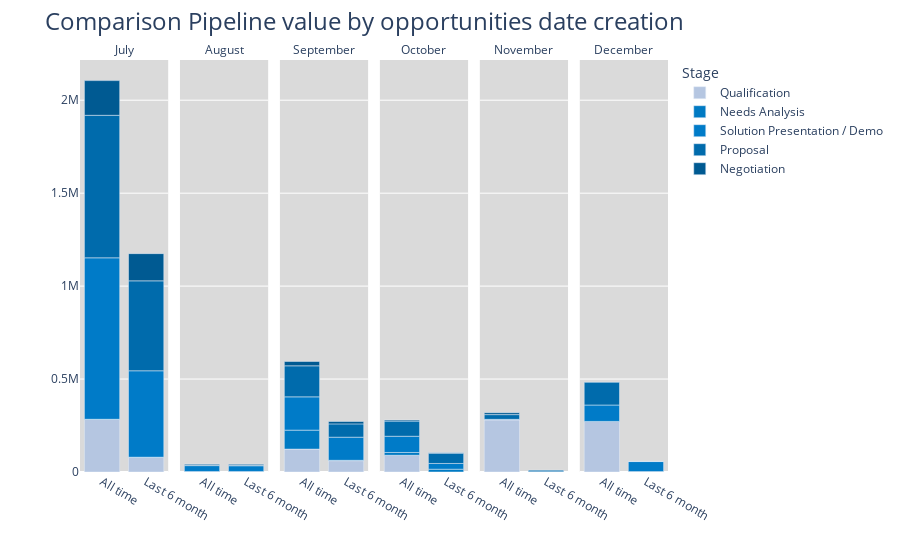

The cell this chart's notebook holds for it:
### Code cell
fig = px.bar(pipeline_value, x="Opportunities created date", 
             y="Pipeline Value", 
             #facet_row="Close Date", 
             facet_col="Close Date", 
             facet_col_wrap=10,
             color="Stage" ,
             color_discrete_map={
                 "Negotiation": "#005A92",
                 "Proposal": "#006BAC",
                 "Solution Presentation / Demo":"#007BC8",
                 "Needs Analysis":"#007AC3",
                 "Qualification":"#B5C6E1"},
             category_orders={"Opportunities created date": ["All time", "Last 6 month"],
                             "Stage":["Qualification","Needs Analysis","Solution Presentation / Demo", "Proposal", "Negotiation"]}
            )


fig.for_each_annotation(lambda a: a.update(text=a.text.split("=")[-1]))


fig.update_layout(dict(
    title=dict(text="Comparison Pipeline value by opportunities date creation",
               pad=dict(b=500),
               font=dict(size=24)),
    plot_bgcolor="#DADADA")
                 )

# hide subplot y-axis titles and x-axis titles
for axis in fig.layout:
    if type(fig.layout[axis]) == go.layout.YAxis:
        fig.layout[axis].title.text = ''
    if type(fig.layout[axis]) == go.layout.XAxis:
        fig.layout[axis].title.text = ''

fig.show()

pyo.plot(fig, filename=r'C:\Users\Raffaele.Sportiello\OneDrive - Wolters Kluwer\Documents\Salesforce\pipeline_value.html')

### Figure 1 — Plotly figure (JSON) as saved in the notebook; plotly's stock layout.template omitted (floating-point values rounded to 4 significant figures)
{"data": [{"alignmentgroup": "True", "hovertemplate": "Stage=Qualification<br>Close Date=July<br>Opportunities created date=%{x}<br>Pipeline Value=%{y}<extra></extra>", "legendgroup": "Qualification", "marker": {"color": "#B5C6E1", "pattern": {"shape": ""}}, "name": "Qualification", "offsetgroup": "Qualification", "orientation": "v", "showlegend": true, "textposition": "auto", "type": "bar", "x": ["Last 6 month", "All time"], "xaxis": "x", "y": [78820.0, 282900.0], "yaxis": "y"}, {"alignmentgroup": "True", "hovertemplate": "Stage=Qualification<br>Close Date=August<br>Opportunities created date=%{x}<br>Pipeline Value=%{y}<extra></extra>", "legendgroup": "Qualification", "marker": {"color": "#B5C6E1", "pattern": {"shape": ""}}, "name": "Qualification", "offsetgroup": "Qualification", "orientation": "v", "showlegend": false, "textposition": "auto", "type": "bar", "x": ["Last 6 month", "All time"], "xaxis": "x2", "y": [2850, 2850], "yaxis": "y2"}, {"alignmentgroup": "True", "hovertemplate": "Stage=Qualification<br>Close Date=September<br>Opportunities created date=%{x}<br>Pipeline Value=%{y}<extra></extra>", "legendgroup": "Qualification", "marker": {"color": "#B5C6E1", "pattern": {"shape": ""}}, "name": "Qualification", "offsetgroup": "Qualification", "orientation": "v", "showlegend": false, "textposition": "auto", "type": "bar", "x": ["Last 6 month", "All time"], "xaxis": "x3", "y": [60909, 123189], "yaxis": "y3"}, {"alignmentgroup": "True", "hovertemplate": "Stage=Qualification<br>Close Date=October<br>Opportunities created date=%{x}<br>Pipeline Value=%{y}<extra></extra>", "legendgroup": "Qualification", "marker": {"color": "#B5C6E1", "pattern": {"shape": ""}}, "name": "Qualification", "offsetgroup": "Qualification", "orientation": "v", "showlegend": false, "textposition": "auto", "type": "bar", "x": ["Last 6 month", "All time"], "xaxis": "x4", "y": [0, 90000], "yaxis": "y4"}, {"alignmentgroup": "True", "hovertemplate": "Stage=Qualification<br>Close Date=November<br>Opportunities created date=%{x}<br>Pipeline Value=%{y}<extra></extra>", "legendgroup": "Qualification", "marker": {"color": "#B5C6E1", "pattern": {"shape": ""}}, "name": "Qualification", "offsetgroup": "Qualification", "orientation": "v", "showlegend": false, "textposition": "auto", "type": "bar", "x": ["Last 6 month", "All time"], "xaxis": "x5", "y": [0, 281000], "yaxis": "y5"}, {"alignmentgroup": "True", "hovertemplate": "Stage=Qualification<br>Close Date=December<br>Opportunities created date=%{x}<br>Pipeline Value=%{y}<extra></extra>", "legendgroup": "Qualification", "marker": {"color": "#B5C6E1", "pattern": {"shape": ""}}, "name": "Qualification", "offsetgroup": "Qualification", "orientation": "v", "showlegend": false, "textposition": "auto", "type": "bar", "x": ["Last 6 month", "All time"], "xaxis": "x6", "y": [2040, 272040], "yaxis": "y6"}, {"alignmentgroup": "True", "hovertemplate": "Stage=Needs Analysis<br>Close Date=July<br>Opportunities created date=%{x}<br>Pipeline Value=%{y}<extra></extra>", "legendgroup": "Needs Analysis", "marker": {"color": "#007AC3", "pattern": {"shape": ""}}, "name": "Needs Analysis", "offsetgroup": "Needs Analysis", "orientation": "v", "showlegend": true, "textposition": "auto", "type": "bar", "x": ["Last 6 month", "All time"], "xaxis": "x", "y": [805, 805], "yaxis": "y"}, {"alignmentgroup": "True", "hovertemplate": "Stage=Needs Analysis<br>Close Date=September<br>Opportunities created date=%{x}<br>Pipeline Value=%{y}<extra></extra>", "legendgroup": "Needs Analysis", "marker": {"color": "#007AC3", "pattern": {"shape": ""}}, "name": "Needs Analysis", "offsetgroup": "Needs Analysis", "orientation": "v", "showlegend": false, "textposition": "auto", "type": "bar", "x": ["Last 6 month", "All time"], "xaxis": "x3", "y": [2000, 102000], "yaxis": "y3"}, {"alignmentgroup": "True", "hovertemplate": "Stage=Needs Analysis<br>Close Date=October<br>Opportunities created date=%{x}<br>Pipeline Value=%{y}<extra></extra>", "legendgroup": "Needs Analysis", "marker": {"color": "#007AC3", "pattern": {"shape": ""}}, "name": "Needs Analysis", "offsetgroup": "Needs Analysis", "orientation": "v", "showlegend": false, "textposition": "auto", "type": "bar", "x": ["Last 6 month", "All time"], "xaxis": "x4", "y": [15000, 15000], "yaxis": "y4"}, {"alignmentgroup": "True", "hovertemplate": "Stage=Needs Analysis<br>Close Date=November<br>Opportunities created date=%{x}<br>Pipeline Value=%{y}<extra></extra>", "legendgroup": "Needs Analysis", "marker": {"color": "#007AC3", "pattern": {"shape": ""}}, "name": "Needs Analysis", "offsetgroup": "Needs Analysis", "orientation": "v", "showlegend": false, "textposition": "auto", "type": "bar", "x": ["Last 6 month", "All time"], "xaxis": "x5", "y": [600, 600], "yaxis": "y5"}, {"alignmentgroup": "True", "hovertemplate": "Stage=Solution Presentation / Demo<br>Close Date=July<br>Opportunities created date=%{x}<br>Pipeline Value=%{y}<extra></extra>", "legendgroup": "Solution Presentation / Demo", "marker": {"color": "#007BC8", "pattern": {"shape": ""}}, "name": "Solution Presentation / Demo", "offsetgroup": "Solution Presentation / Demo", "orientation": "v", "showlegend": true, "textposition": "auto", "type": "bar", "x": ["Last 6 month", "All time"], "xaxis": "x", "y": [464965, 868700.0], "yaxis": "y"}, {"alignmentgroup": "True", "hovertemplate": "Stage=Solution Presentation / Demo<br>Close Date=August<br>Opportunities created date=%{x}<br>Pipeline Value=%{y}<extra></extra>", "legendgroup": "Solution Presentation / Demo", "marker": {"color": "#007BC8", "pattern": {"shape": ""}}, "name": "Solution Presentation / Demo", "offsetgroup": "Solution Presentation / Demo", "orientation": "v", "showlegend": false, "textposition": "auto", "type": "bar", "x": ["Last 6 month", "All time"], "xaxis": "x2", "y": [30850, 31450], "yaxis": "y2"}, {"alignmentgroup": "True", "hovertemplate": "Stage=Solution Presentation / Demo<br>Close Date=September<br>Opportunities created date=%{x}<br>Pipeline Value=%{y}<extra></extra>", "legendgroup": "Solution Presentation / Demo", "marker": {"color": "#007BC8", "pattern": {"shape": ""}}, "name": "Solution Presentation / Demo", "offsetgroup": "Solution Presentation / Demo", "orientation": "v", "showlegend": false, "textposition": "auto", "type": "bar", "x": ["Last 6 month", "All time"], "xaxis": "x3", "y": [124325, 179125], "yaxis": "y3"}, {"alignmentgroup": "True", "hovertemplate": "Stage=Solution Presentation / Demo<br>Close Date=October<br>Opportunities created date=%{x}<br>Pipeline Value=%{y}<extra></extra>", "legendgroup": "Solution Presentation / Demo", "marker": {"color": "#007BC8", "pattern": {"shape": ""}}, "name": "Solution Presentation / Demo", "offsetgroup": "Solution Presentation / Demo", "orientation": "v", "showlegend": false, "textposition": "auto", "type": "bar", "x": ["Last 6 month", "All time"], "xaxis": "x4", "y": [30850, 87300], "yaxis": "y4"}, {"alignmentgroup": "True", "hovertemplate": "Stage=Solution Presentation / Demo<br>Close Date=November<br>Opportunities created date=%{x}<br>Pipeline Value=%{y}<extra></extra>", "legendgroup": "Solution Presentation / Demo", "marker": {"color": "#007BC8", "pattern": {"shape": ""}}, "name": "Solution Presentation / Demo", "offsetgroup": "Solution Presentation / Demo", "orientation": "v", "showlegend": false, "textposition": "auto", "type": "bar", "x": ["Last 6 month", "All time"], "xaxis": "x5", "y": [1150, 1750], "yaxis": "y5"}, {"alignmentgroup": "True", "hovertemplate": "Stage=Solution Presentation / Demo<br>Close Date=December<br>Opportunities created date=%{x}<br>Pipeline Value=%{y}<extra></extra>", "legendgroup": "Solution Presentation / Demo", "marker": {"color": "#007BC8", "pattern": {"shape": ""}}, "name": "Solution Presentation / Demo", "offsetgroup": "Solution Presentation / Demo", "orientation": "v", "showlegend": false, "textposition": "auto", "type": "bar", "x": ["Last 6 month", "All time"], "xaxis": "x6", "y": [54200, 88230], "yaxis": "y6"}, {"alignmentgroup": "True", "hovertemplate": "Stage=Proposal<br>Close Date=July<br>Opportunities created date=%{x}<br>Pipeline Value=%{y}<extra></extra>", "legendgroup": "Proposal", "marker": {"color": "#006BAC", "pattern": {"shape": ""}}, "name": "Proposal", "offsetgroup": "Proposal", "orientation": "v", "showlegend": true, "textposition": "auto", "type": "bar", "x": ["Last 6 month", "All time"], "xaxis": "x", "y": [483798, 766600.0], "yaxis": "y"}, {"alignmentgroup": "True", "hovertemplate": "Stage=Proposal<br>Close Date=August<br>Opportunities created date=%{x}<br>Pipeline Value=%{y}<extra></extra>", "legendgroup": "Proposal", "marker": {"color": "#006BAC", "pattern": {"shape": ""}}, "name": "Proposal", "offsetgroup": "Proposal", "orientation": "v", "showlegend": false, "textposition": "auto", "type": "bar", "x": ["Last 6 month", "All time"], "xaxis": "x2", "y": [2675, 2675], "yaxis": "y2"}, {"alignmentgroup": "True", "hovertemplate": "Stage=Proposal<br>Close Date=September<br>Opportunities created date=%{x}<br>Pipeline Value=%{y}<extra></extra>", "legendgroup": "Proposal", "marker": {"color": "#006BAC", "pattern": {"shape": ""}}, "name": "Proposal", "offsetgroup": "Proposal", "orientation": "v", "showlegend": false, "textposition": "auto", "type": "bar", "x": ["Last 6 month", "All time"], "xaxis": "x3", "y": [71636, 167000.0], "yaxis": "y3"}, {"alignmentgroup": "True", "hovertemplate": "Stage=Proposal<br>Close Date=October<br>Opportunities created date=%{x}<br>Pipeline Value=%{y}<extra></extra>", "legendgroup": "Proposal", "marker": {"color": "#006BAC", "pattern": {"shape": ""}}, "name": "Proposal", "offsetgroup": "Proposal", "orientation": "v", "showlegend": false, "textposition": "auto", "type": "bar", "x": ["Last 6 month", "All time"], "xaxis": "x4", "y": [55665, 81515], "yaxis": "y4"}, {"alignmentgroup": "True", "hovertemplate": "Stage=Proposal<br>Close Date=November<br>Opportunities created date=%{x}<br>Pipeline Value=%{y}<extra></extra>", "legendgroup": "Proposal", "marker": {"color": "#006BAC", "pattern": {"shape": ""}}, "name": "Proposal", "offsetgroup": "Proposal", "orientation": "v", "showlegend": false, "textposition": "auto", "type": "bar", "x": ["Last 6 month", "All time"], "xaxis": "x5", "y": [7825, 25325], "yaxis": "y5"}, {"alignmentgroup": "True", "hovertemplate": "Stage=Proposal<br>Close Date=December<br>Opportunities created date=%{x}<br>Pipeline Value=%{y}<extra></extra>", "legendgroup": "Proposal", "marker": {"color": "#006BAC", "pattern": {"shape": ""}}, "name": "Proposal", "offsetgroup": "Proposal", "orientation": "v", "showlegend": false, "textposition": "auto", "type": "bar", "x": ["Last 6 month", "All time"], "xaxis": "x6", "y": [680, 122100.0], "yaxis": "y6"}, {"alignmentgroup": "True", "hovertemplate": "Stage=Negotiation<br>Close Date=July<br>Opportunities created date=%{x}<br>Pipeline Value=%{y}<extra></extra>", "legendgroup": "Negotiation", "marker": {"color": "#005A92", "pattern": {"shape": ""}}, "name": "Negotiation", "offsetgroup": "Negotiation", "orientation": "v", "showlegend": true, "textposition": "auto", "type": "bar", "x": ["Last 6 month", "All time"], "xaxis": "x", "y": [146400.0, 186700.0], "yaxis": "y"}, {"alignmentgroup": "True", "hovertemplate": "Stage=Negotiation<br>Close Date=August<br>Opportunities created date=%{x}<br>Pipeline Value=%{y}<extra></extra>", "legendgroup": "Negotiation", "marker": {"color": "#005A92", "pattern": {"shape": ""}}, "name": "Negotiation", "offsetgroup": "Negotiation", "orientation": "v", "showlegend": false, "textposition": "auto", "type": "bar", "x": ["Last 6 month", "All time"], "xaxis": "x2", "y": [5000, 5000], "yaxis": "y2"}, {"alignmentgroup": "True", "hovertemplate": "Stage=Negotiation<br>Close Date=September<br>Opportunities created date=%{x}<br>Pipeline Value=%{y}<extra></extra>", "legendgroup": "Negotiation", "marker": {"color": "#005A92", "pattern": {"shape": ""}}, "name": "Negotiation", "offsetgroup": "Negotiation", "orientation": "v", "showlegend": false, "textposition": "auto", "type": "bar", "x": ["Last 6 month", "All time"], "xaxis": "x3", "y": [12870, 23380], "yaxis": "y3"}, {"alignmentgroup": "True", "hovertemplate": "Stage=Negotiation<br>Close Date=October<br>Opportunities created date=%{x}<br>Pipeline Value=%{y}<extra></extra>", "legendgroup": "Negotiation", "marker": {"color": "#005A92", "pattern": {"shape": ""}}, "name": "Negotiation", "offsetgroup": "Negotiation", "orientation": "v", "showlegend": false, "textposition": "auto", "type": "bar", "x": ["Last 6 month", "All time"], "xaxis": "x4", "y": [2000, 5680], "yaxis": "y4"}, {"alignmentgroup": "True", "hovertemplate": "Stage=Negotiation<br>Close Date=November<br>Opportunities created date=%{x}<br>Pipeline Value=%{y}<extra></extra>", "legendgroup": "Negotiation", "marker": {"color": "#005A92", "pattern": {"shape": ""}}, "name": "Negotiation", "offsetgroup": "Negotiation", "orientation": "v", "showlegend": false, "textposition": "auto", "type": "bar", "x": ["All time"], "xaxis": "x5", "y": [10300], "yaxis": "y5"}], "layout": {"annotations": [{"font": {}, "showarrow": false, "text": "July", "x": 0.075, "xanchor": "center", "xref": "paper", "y": 1, "yanchor": "bottom", "yref": "paper"}, {"font": {}, "showarrow": false, "text": "August", "x": 0.245, "xanchor": "center", "xref": "paper", "y": 1, "yanchor": "bottom", "yref": "paper"}, {"font": {}, "showarrow": false, "text": "September", "x": 0.415, "xanchor": "center", "xref": "paper", "y": 1, "yanchor": "bottom", "yref": "paper"}, {"font": {}, "showarrow": false, "text": "October", "x": 0.585, "xanchor": "center", "xref": "paper", "y": 1, "yanchor": "bottom", "yref": "paper"}, {"font": {}, "showarrow": false, "text": "November", "x": 0.755, "xanchor": "center", "xref": "paper", "y": 1, "yanchor": "bottom", "yref": "paper"}, {"font": {}, "showarrow": false, "text": "December", "x": 0.925, "xanchor": "center", "xref": "paper", "y": 1, "yanchor": "bottom", "yref": "paper"}], "autosize": true, "barmode": "relative", "legend": {"title": {"text": "Stage"}, "tracegroupgap": 0}, "margin": {"t": 60}, "plot_bgcolor": "#DADADA", "title": {"font": {"size": 24}, "pad": {"b": 500}, "text": "Comparison Pipeline value by opportunities date creation"}, "xaxis": {"anchor": "y", "autorange": true, "categoryarray": ["All time", "Last 6 month"], "categoryorder": "array", "domain": [0, 0.15], "range": [-0.5, 1.5], "title": {"text": ""}, "type": "category"}, "xaxis2": {"anchor": "y2", "autorange": true, "categoryarray": ["All time", "Last 6 month"], "categoryorder": "array", "domain": [0.17, 0.32], "matches": "x", "range": [-0.5, 1.5], "title": {"text": ""}, "type": "category"}, "xaxis3": {"anchor": "y3", "autorange": true, "categoryarray": ["All time", "Last 6 month"], "categoryorder": "array", "domain": [0.34, 0.49], "matches": "x", "range": [-0.5, 1.5], "title": {"text": ""}, "type": "category"}, "xaxis4": {"anchor": "y4", "autorange": true, "categoryarray": ["All time", "Last 6 month"], "categoryorder": "array", "domain": [0.51, 0.66], "matches": "x", "range": [-0.5, 1.5], "title": {"text": ""}, "type": "category"}, "xaxis5": {"anchor": "y5", "autorange": true, "categoryarray": ["All time", "Last 6 month"], "categoryorder": "array", "domain": [0.68, 0.83], "matches": "x", "range": [-0.5, 1.5], "title": {"text": ""}, "type": "category"}, "xaxis6": {"anchor": "y6", "autorange": true, "categoryarray": ["All time", "Last 6 month"], "categoryorder": "array", "domain": [0.85, 1], "matches": "x", "range": [-0.5, 1.5], "title": {"text": ""}, "type": "category"}, "yaxis": {"anchor": "x", "autorange": true, "domain": [0, 1], "range": [0, 2216000.0], "title": {"text": ""}, "type": "linear"}, "yaxis2": {"anchor": "x2", "autorange": true, "domain": [0, 1], "matches": "y", "range": [0, 2216000.0], "showticklabels": false, "title": {"text": ""}, "type": "linear"}, "yaxis3": {"anchor": "x3", "autorange": true, "domain": [0, 1], "matches": "y", "range": [0, 2216000.0], "showticklabels": false, "title": {"text": ""}, "type": "linear"}, "yaxis4": {"anchor": "x4", "autorange": true, "domain": [0, 1], "matches": "y", "range": [0, 2216000.0], "showticklabels": false, "title": {"text": ""}, "type": "linear"}, "yaxis5": {"anchor": "x5", "autorange": true, "domain": [0, 1], "matches": "y", "range": [0, 2216000.0], "showticklabels": false, "title": {"text": ""}, "type": "linear"}, "yaxis6": {"anchor": "x6", "autorange": true, "domain": [0, 1], "matches": "y", "range": [0, 2216000.0], "showticklabels": false, "title": {"text": ""}, "type": "linear"}}}
